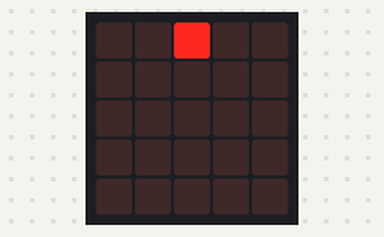
Simulated run of this program. Board: BBC micro:bit (MakeCode). Parts: the board's 5×5 LED display.

Above: at 0.1 s.
At 0.5 s:
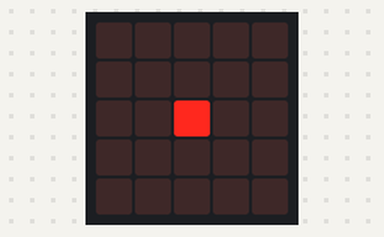
At 0.9 s:
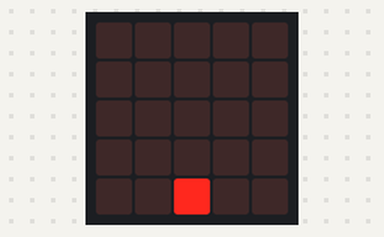

The program:

main.ts
```typescript
let A = 0
for (let index = 0; index < 5; index++) {
    led.plot(2, A)
    basic.pause(200)
    basic.clearScreen()
    A += 1
}
basic.forever(function () {

})
```

test.ts
```typescript
// les tests vont ici ; cela ne sera pas compilé si ce paquet est utilisé en tant qu'extension.
```
